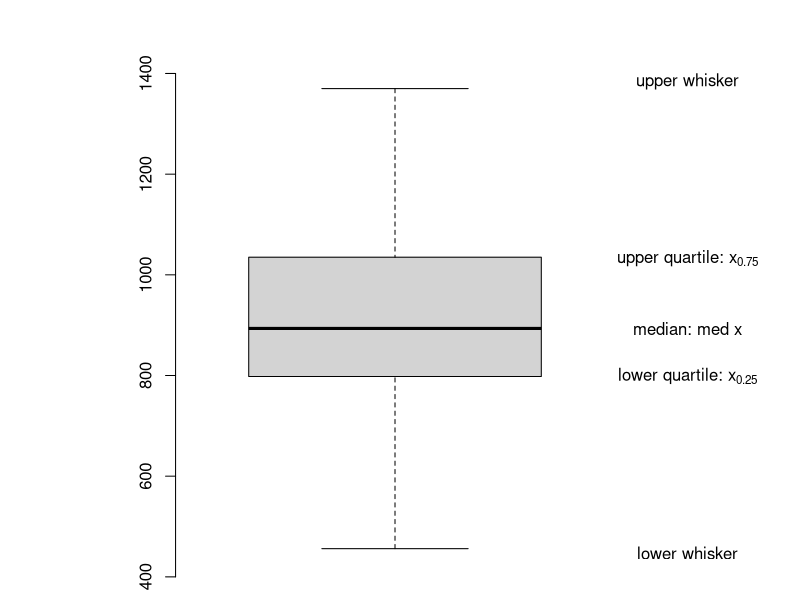

Here is the R script that generated this plot:
# margins (bottom, left, top, right)
par(mai = c(b = 0.01, l = 1e-04, t = 0.01, r = 0.1))
# Box-plot located at x=0.8 without frame, with default 1.5 range and outliers
boxplot(Nile, at = 0.8, frame = F, range = 1.5, outline = T, yaxt = "n", ylim = c(400, 1500))

# Add a y axis
axis(2, pos = 0.5, col.axis = "black", las = 0)

# compute the quartiles and lower&upper fence
lowq = quantile(Nile, probs = 0.25)
median = quantile(Nile, probs = 0.5)
uppq = quantile(Nile, probs = 0.75)
lowerfence = lowq - 1.5 * (diff(quantile(Nile, probs = c(0.25, 0.75))))
upperfence = uppq + 1.5 * (diff(quantile(Nile, probs = c(0.25, 0.75))))
# Compute the endpoint of each whisker, e.g. the max/min value still within the upper/lower-fence
lowerwhisker = min(Nile[Nile > lowerfence])
upperwhisker = max(Nile[Nile < upperfence])

# write description in the Box-Plot
text(1.2, lowq, expression("lower quartile: x"[0.25]), font = 2)
text(1.2, median, expression("median: med x"), font = 2)
text(1.2, uppq, expression("upper quartile: x"[0.75]), font = 2)
text(1.2, upperfence, "upper whisker", font = 1)
text(1.2, lowerfence, "lower whisker", font = 1)